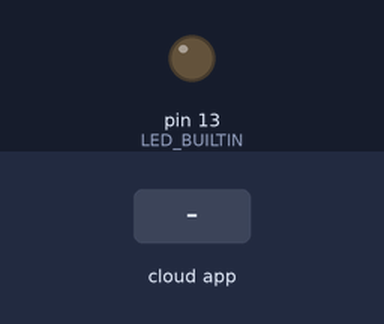
Bench run of a sketch on a simulated Arduino Uno, built with avr-gcc and run on an emulated ATmega328P. Parts: output pins drawn as LEDs (lit = HIGH). The inputs (shaded band) are chosen by the test bench. The ROS host is connected and sends only what is stated.

Above: at 1.2 s.
1.3 s: the phone or cloud app sets toggle_led to 0
At 2.3 s:
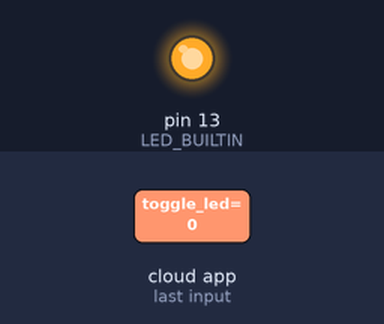
2.8 s: the phone or cloud app sets toggle_led to 1
At 3.4 s:
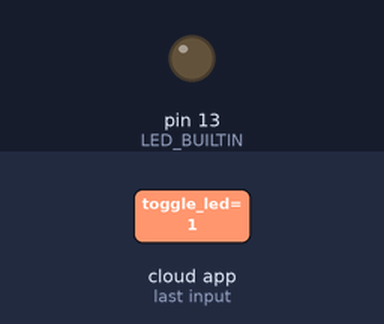
Timing chart, 0 to 5.8 s (numbered marks = the images above; inputs shaded):
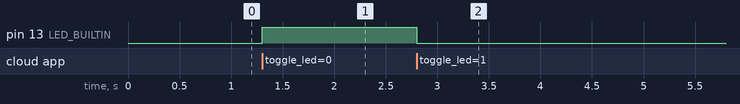

Measured:
- after the input at 1.3 s, pin 13 (LED_BUILTIN): LOW → HIGH at once
- after the input at 2.8 s, pin 13 (LED_BUILTIN): HIGH → LOW at once

The sketch:

test_blink.ino
```cpp
/*
 * rosserial Subscriber Example
 * Blinks an LED on callback
 */

#include <ros.h>
#include <std_msgs/Empty.h>

ros::NodeHandle  nh;

void messageCb( const std_msgs::Empty& toggle_msg){
  digitalWrite(LED_BUILTIN, HIGH-digitalRead(LED_BUILTIN));   // blink the led
}

ros::Subscriber<std_msgs::Empty> sub("toggle_led", &messageCb );

void setup()
{
  Serial.begin(57600);
  pinMode(LED_BUILTIN, OUTPUT);
  nh.initNode();
  nh.getHardware()->setBaud(57600);
  nh.subscribe(sub);
}

void loop()
{
  nh.spinOnce();
  delay(1);
}
```
